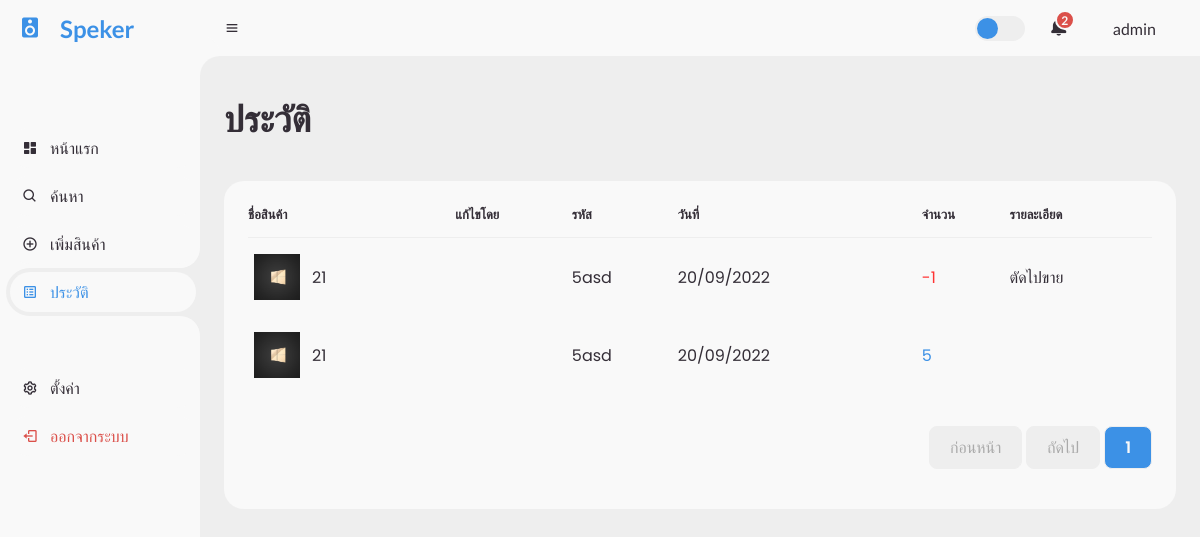
The page /log.php (signed in) on the database as committed earlier.
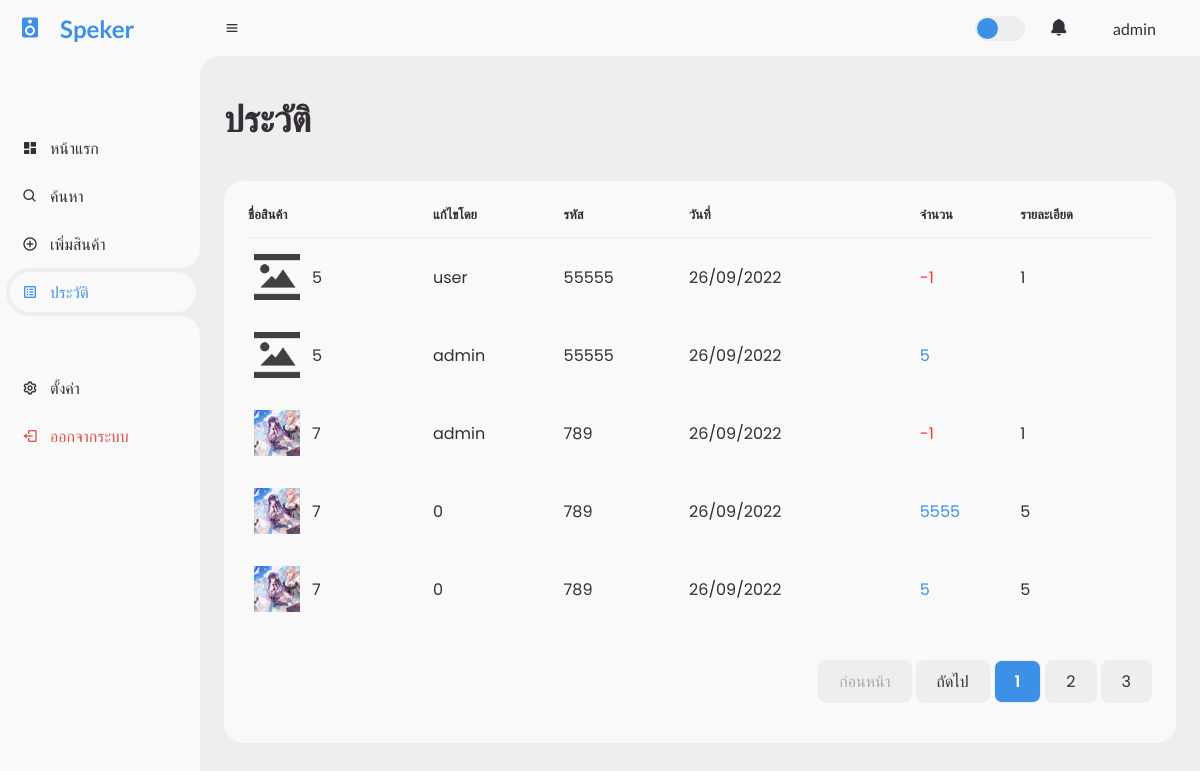
The same page on the database as committed later.
### tables this page shows
CREATE TABLE `log` (
  `id` int(11) NOT NULL,
  `id_product` int(11) NOT NULL,
  `id_account` varchar(10000) NOT NULL,
  `amount` int(11) NOT NULL,
  `specs` varchar(1000) NOT NULL,
  `datetime` datetime NOT NULL DEFAULT current_timestamp(),
  `status` int(11) NOT NULL,
  `read` int(1) NOT NULL DEFAULT 0
);

CREATE TABLE `product` (
  `id` int(11) NOT NULL,
  `code` varchar(5) NOT NULL,
  `name` varchar(255) NOT NULL,
  `stock` int(11) NOT NULL,
  `price` decimal(10,0) NOT NULL,
  `detail` varchar(1000) NOT NULL,
  `image_path` varchar(255) NOT NULL,
  `create_date` datetime NOT NULL DEFAULT current_timestamp()
);

### function/notification.php (called while the page is built)
<?php
  include('./config/connect.php');
  $sql10 = "SELECT COUNT(*) as total FROM log WHERE log.read = 0";
  $query10 = mysqli_query($connect, $sql10);
  $data10 = mysqli_fetch_assoc($query10);
  $amount = $data10['total'];
?>

### log.php (the view, shortened to what this page needs)
<?php
  include('./config/connect.php');
  $id = $_SESSION['id'];
  if (!$id) {
    header( "location: login.php" );
    exit(0);
  } else {
    $username = $_SESSION['username'];
    $role = $_SESSION['role'];
  }
  $perpage = 5;
  $page = 1;
  if (isset($_GET['page'])) {
    $page = $_GET['page'];
  } else {
    $page = 1;
  }
  $start = ($page - 1) * $perpage;
  $sql = "SELECT * FROM log INNER JOIN product ON log.id_product = product.id ORDER BY log.datetime DESC limit $start,$perpage";
  $query = mysqli_query($connect, $sql);
  $sql2 = "SELECT COUNT(*) as total FROM log";
  $query2 = mysqli_query($connect, $sql2);
  $data2 = mysqli_fetch_assoc($query2);
  $total_page = ceil($data2['total'] / $perpage);
  if ($role == 0) {
    include('./function/notification.php');
  }
?>
<!DOCTYPE html>
<html lang="en">
<head>
  <link href="https://unpkg.com/boxicons@2.0.9/css/boxicons.min.css" rel="stylesheet" />
  <link rel="stylesheet" href="./css/style.css" />
</head>
<body>
  <section id="sidebar">
    <a href="index.php" class="brand">
      <i class="bx bxs-speaker"></i>
      <span class="text">Speker</span>
    </a>
    <ul class="side-menu top">
      <li>
        <a href="index.php">
          <i class="bx bxs-dashboard"></i>
          <span class="text">หน้าแรก</span>
        </a>
      </li>
      <li>
        <a href="search.php">
          <i class="bx bx-search"></i>
          <span class="text">ค้นหา</span>
        </a>
      </li>
      <li>
        <a href="add.php">
          <i class="bx bx-plus-circle"></i>
          <span class="text">เพิ่มสินค้า</span>
        </a>
      </li>
      <li class="active">
        <a href="log.php">
          <i class='bx bx-spreadsheet'></i>
          <span class="text">ประวัติ</span>
        </a>
      </li>
    </ul>
    <ul class="side-menu">
      <li>
        <?php if ($role == 0) { ?>
        <a href="setting.php">
          <i class="bx bx-cog"></i>
          <span class="text">ตั้งค่า</span>
        </a>
        <?php } ?>
      </li>
      <li>
        <a href="logout.php" class="logout">
          <i class="bx bx-log-out"></i>
          <span class="text">ออกจากระบบ</span>
        </a>
      </li>
    </ul>
  </section>
  <section id="content">
    <nav>
      <div class="menu">
        <i class="bx bx-menu"></i>
      </div>
      <label for="switch-mode" class="switch-mode"></label>
      <?php
        if ($role == 0) {
      ?>
      <a href="notification.php" class="notification">
        <i class="bx bxs-bell"></i>
        <?php
         if ($amount > 0) {
          echo "<span class='num'>$amount</span>";
         }
        ?>
      </a>
      <?php } ?>
      <a href="profile.php" class="profile">
        <?php echo $username; ?>
      </a>
    </nav>
    <main>
      <div class="head-title">
        <div class="left">
          <h1>ประวัติ</h1>
        </div>
      </div>
      <div class="table-data">
        <div class="order">
          <table>
            <thead>
              <tr>
                <th>ชื่อสินค้า</th>
                <th>แก้ไขโดย</th>
                <th>รหัส</th>
                <th>วันที่</th>
                <th>จำนวน</th>
                <th>รายละเอียด</th>
              </tr>
            </thead>
            <tbody>
              <?php
                while ($data = mysqli_fetch_array($query)) {
              ?>
              <tr>
                <td>
                  <?php if ($data['image_path']) {
                      echo "<img src ='$data[image_path]'/>";
                    } else {
                      echo "<img src ='./img/default/default.png' />";
                    }
                  ?>
                  <p><?php echo "$data[name]"; ?></p>
                </td>
                <td><?php echo "$data[id_account]"; ?></td>
                <td><?php echo "$data[code]"; ?></td>
                <td>
                  <?php
                    $date = date('d/m/Y', strtotime($data["datetime"]));
                    echo "$date";
                  ?>
                </td>
                <td>
                  <?php
                    if ($data['status'] == 0) {
                      echo "<span class='text-blue'>$data[amount]</span>";
                    } else if ($data['status'] == 1) {
                      echo "<span class='text-red'>-$data[amount]</span>";
                    }
                  ?>
                </td>
                <td><?php echo "$data[specs]"; ?></td>
              </tr>
              <?php } ?>
            </tbody>
          </table>
          <div>
            <ul class="page">
              <?php
                if ($page == 1 ) {
                  echo "<a href='#' class='disabled'><li>ก่อนหน้า</li></a>";
                } else {
                  $pervious = $page - 1;
                  echo "<a href='log.php?page=$pervious'><li>ก่อนหน้า</li></a>";
                }
                if ($page == $total_page ) {
                  echo "<a href='#' class='disabled'><li>ถัดไป</li></a>";
                } else {
                  $next = $page + 1;
                  echo "<a href='log.php?page=$next'><li>ถัดไป</li></a>";
                }
                if ($total_page < 7) {
                  for ($i = 1 ; $i <= $total_page; $i++) {
                    if ($i == $page) {
                      echo "<a href='log.php?page=$i' class='active'><li>$i</li></a>";
                    } else {
                      echo "<a href='log.php?page=$i'><li>$i</li></a>";
                    }
                  }
                }
              ?>
            </ul>
          </div>
        </div>
      </div>
    </main>
  </section>
</body>
</html>

Rows that differ between the two databases and show on the page:
removed log: id_product.image_path (picture), id_product.name "21", id_product.code "5asd", datetime "20/09/2022", amount "1", specs "ตัดไปขาย"
removed log: id_product.image_path (picture), id_product.name "21", id_product.code "5asd", datetime "20/09/2022", amount "5"
added log: id_product.name "5", id_account "user", id_product.code "55555", datetime "26/09/2022", amount "1", specs "1"
added log: id_product.name "5", id_account "admin", id_product.code "55555", datetime "26/09/2022", amount "5"
added log: id_product.image_path (picture), id_product.name "7", id_account "admin", id_product.code "789", datetime "26/09/2022", amount "1", specs "1"
added log: id_product.image_path (picture), id_product.name "7", id_account "0", id_product.code "789", datetime "26/09/2022", amount "5555", specs "5"
added log: id_product.image_path (picture), id_product.name "7", id_account "0", id_product.code "789", datetime "26/09/2022", amount "5", specs "5"
Other text that changed with them:
$amount: "2" → (not shown)
new list line: "2"
new list line: "3"
